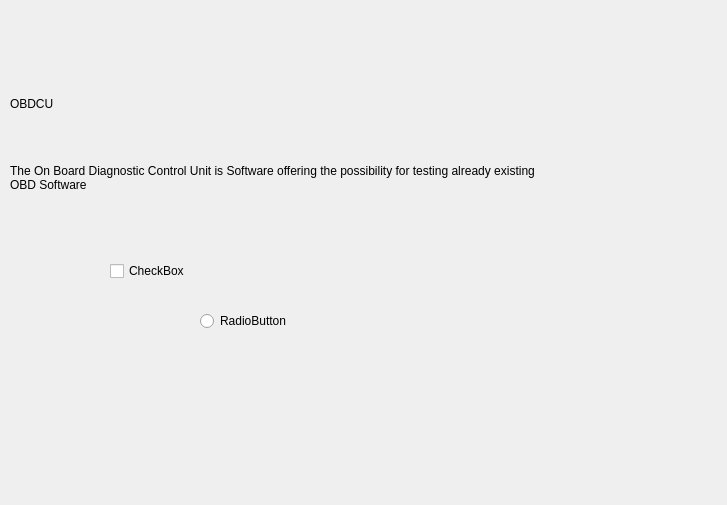
<?xml version="1.0" encoding="UTF-8"?>
<ui version="4.0">
 <class>HomeWidget</class>
 <widget class="QWidget" name="HomeWidget">
  <property name="geometry">
   <rect>
    <x>0</x>
    <y>0</y>
    <width>727</width>
    <height>505</height>
   </rect>
  </property>
  <property name="windowTitle">
   <string>Form</string>
  </property>
  <widget class="QWidget" name="verticalLayoutWidget">
   <property name="geometry">
    <rect>
     <x>10</x>
     <y>70</y>
     <width>717</width>
     <height>141</height>
    </rect>
   </property>
   <layout class="QVBoxLayout" name="verticalLayout">
    <item>
     <widget class="QLabel" name="label">
      <property name="text">
       <string>OBDCU</string>
      </property>
     </widget>
    </item>
    <item>
     <widget class="QLabel" name="label_2">
      <property name="text">
       <string>The On Board Diagnostic Control Unit is Software offering the possibility for testing already existing
OBD Software</string>
      </property>
     </widget>
    </item>
   </layout>
  </widget>
  <widget class="QRadioButton" name="radioButton">
   <property name="geometry">
    <rect>
     <x>200</x>
     <y>310</y>
     <width>117</width>
     <height>22</height>
    </rect>
   </property>
   <property name="text">
    <string>RadioButton</string>
   </property>
  </widget>
  <widget class="QCheckBox" name="checkBox">
   <property name="geometry">
    <rect>
     <x>110</x>
     <y>260</y>
     <width>97</width>
     <height>22</height>
    </rect>
   </property>
   <property name="text">
    <string>CheckBox</string>
   </property>
  </widget>
 </widget>
 <resources/>
 <connections/>
</ui>
